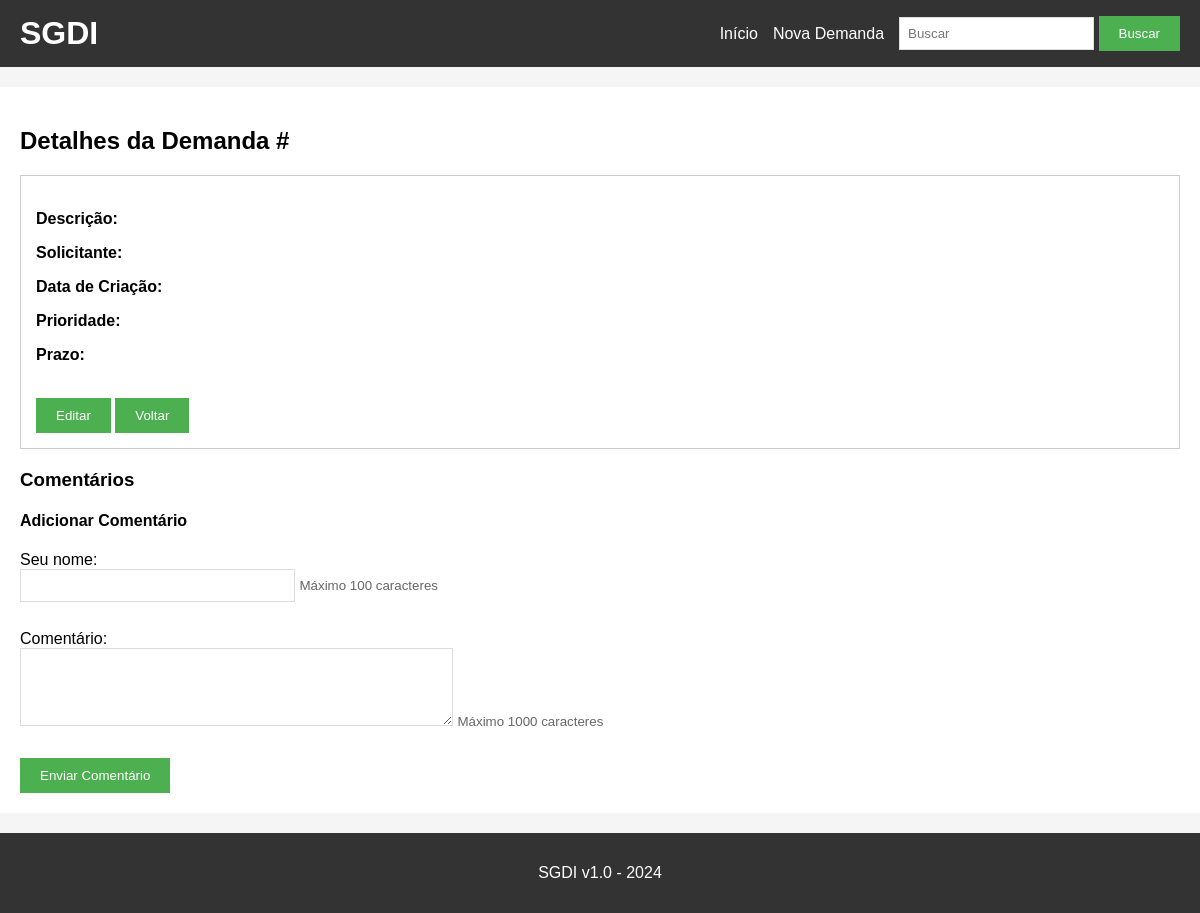
Page /detalhes/5 on the earlier database version.
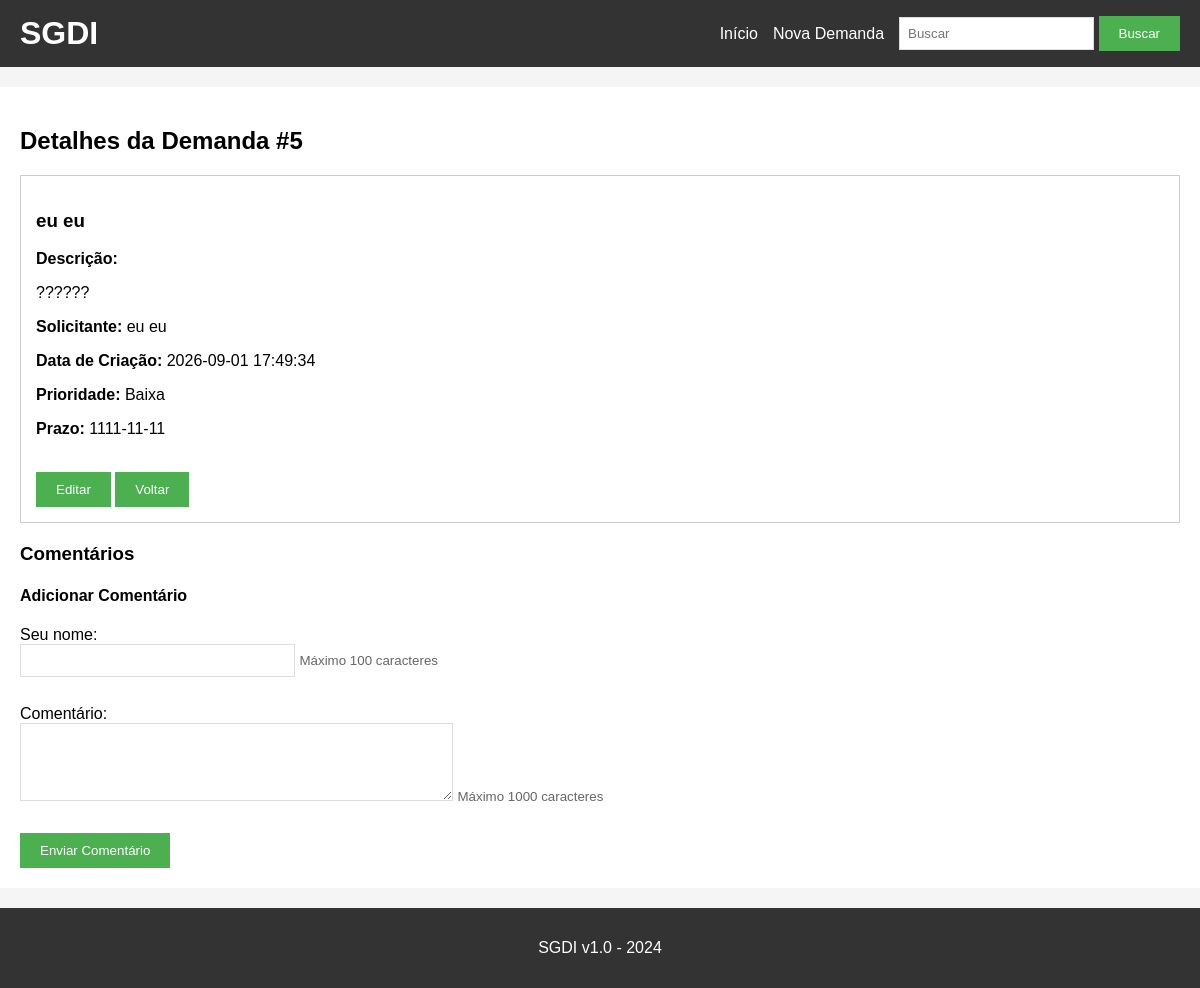
Same page on the later database version.
### tables this page shows
CREATE TABLE demandas (
    id INTEGER PRIMARY KEY AUTOINCREMENT,
    titulo TEXT NOT NULL,
    descricao TEXT,
    solicitante TEXT,
    data_criacao TEXT,
    prioridade TEXT,
    prazo TEXT
);

### app.py (the view)
@app.route('/detalhes/<id>')
def detalhes(id):
    conn = get_db()
    cursor = conn.cursor()
    demanda = cursor.execute('SELECT * FROM demandas WHERE id=?', (id,)).fetchone()
    comentarios = cursor.execute('SELECT * FROM comentarios WHERE demanda_id=?', (id,)).fetchall()
    conn.close()
    return render_template('detalhes.html', demanda=demanda, comentarios=comentarios)

### app.py (called while the page is built)
def get_db():
    conn = sqlite3.connect('demandas.db')
    conn.row_factory = sqlite3.Row
    return conn

### templates/detalhes.html (shortened to what this page needs)
{% extends "base.html" %}
{% block content %}
<h2>Detalhes da Demanda #{{ demanda[0] }}</h2>
<div style="border:1px solid #ccc; padding:15px; margin-bottom:20px;">
    <h3>{{ demanda[1] }}</h3>
    <p><strong>Descrição:</strong></p>
    <p>{{ demanda[2] }}</p>
    <p><strong>Solicitante:</strong> {{ demanda[3] }}</p>
    <p><strong>Data de Criação:</strong> {{ demanda[4] }}</p>
    <p><strong>Prioridade:</strong> {{ demanda[5] }}</p>
    <p><strong>Prazo:</strong> {{ demanda[6] }}</p>
    <br>
    <a href="/editar/{{ demanda[0] }}"><button>Editar</button></a>
    <a href="/"><button>Voltar</button></a>
</div>
<h3>Comentários</h3>
<h4>Adicionar Comentário</h4>
<form method="POST" action="/adicionar_comentario/{{ demanda[0] }}">
    <div>
        <label>Seu nome:</label><br>
        <input type="text" name="autor" size="30" maxlength="100" required>
        <small style="color: #666;">Máximo 100 caracteres</small>
    </div>
    <br>
    <div>
        <label>Comentário:</label><br>
        <textarea name="comentario" rows="4" cols="50" maxlength="1000" required></textarea>
        <small style="color: #666;">Máximo 1000 caracteres</small>
    </div>
    <br>
    <button type="submit">Enviar Comentário</button>
</form>
{% endblock %}

Differences in the rows shown:
added demandas: id "5", titulo "eu eu", descricao "??????", solicitante "eu eu", data_criacao "2026-09-01 17:49:34", prioridade "Baixa", prazo "1111-11-11"
